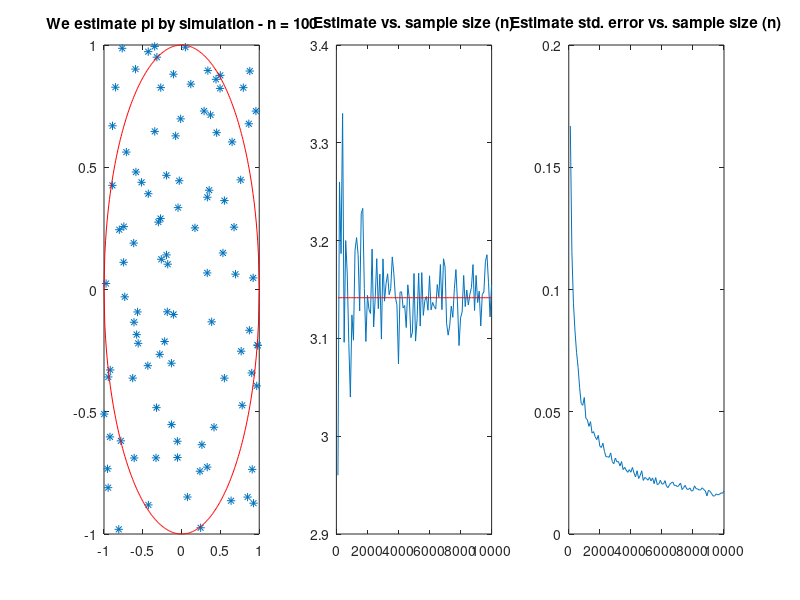

This chart was generated by the following MATLAB code:
%Since the area of the unit circle is pi, we can simulate dots on 
%([-1,1],[-1,1]) and multiply ratio of dots inside unit cirlce to outside
%by 4 (area of square) to estimate pi.

clear all; clc;
n=100:100:10000;         %#dots used
m=250;                  %#replications to see std. dev. of estimate

%memory allocation
Estimate = NaN(length(n),1);
Error = NaN(length(n),1);
StdError = NaN(length(n),1);

%Creates local function to calculate distance from (0,0)
FunDistance = @(x1,x2) sqrt(x1.^2.+x2.^2);

%Loops over sample sizes
for i = 1:length(n)
    %Gets m estimates per sample size to estimate std. dev. of error
    for j=1:m
        %Draws coordinates from [-1,1]
        X = unifrnd(-1,1,n(i),2);
        %Gets distance from (0,0)
        y = FunDistance(X(:,1),X(:,2));
        %estimates pi by scaling fraction with area
        Estimate(i,j) = 4*mean(y<1);
        %gets error
        Error(i,j) =  Estimate(i,j)-pi;
        %plots first simulation
        if i==1 && j==1
           figure(1)
           subplot(1,3,1); 
           plot(X(:,1),X(:,2),'*')
           title('We estimate pi by simulation - n = 100')
           hold on;
           plot(-1:0.01:1,sqrt(1-(-1:0.01:1).^2),'red')
           hold on;
           plot(-1:0.01:1,-sqrt(1-(-1:0.01:1).^2),'red')
        end
    end
    StdError(i) = sqrt(var(Error(i,:)));
end

%Plots estimates and std. error
subplot(1,3,2); 
plot(n,Estimate(:,1))
hold on; plot(n,ones(length(n),1).*pi,'red')
title('Estimate vs. sample size (n)')
subplot(1,3,3); 
plot(n,StdError)
title('Estimate std. error vs. sample size (n)')

%Some helpful text
disp(['Pi estimate = 4 x ' num2str(mean(y<1)) ' = ' num2str(mean(y<1)*4)])